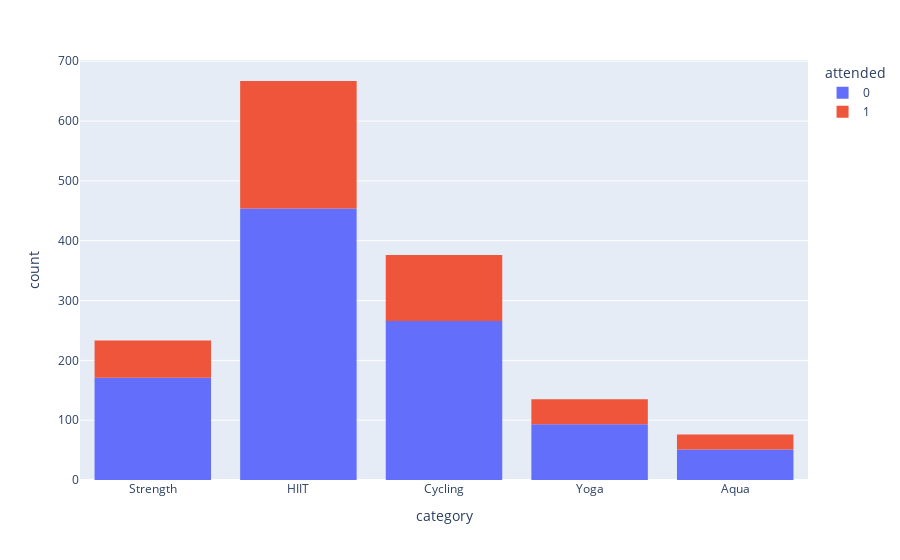

Write notebook code for a chart like this one.
### Code cell
px.histogram(data_frame=data, x=data.category, color=data.attended)

### Figure 1 — Plotly figure (JSON) as saved in the notebook; plotly's stock layout.template omitted (floating-point values rounded to 4 significant figures; data arrays with more than 128 entries replaced by an {"elided": "..."} marker saying what was removed)
{"data": [{"alignmentgroup": "True", "bingroup": "x", "hovertemplate": "attended=0<br>category=%{x}<br>count=%{y}<extra></extra>", "legendgroup": "0", "marker": {"color": "#636efa", "pattern": {"shape": ""}}, "name": "0", "offsetgroup": "0", "orientation": "v", "showlegend": true, "type": "histogram", "x": {"elided": "1046 str values"}, "xaxis": "x", "yaxis": "y"}, {"alignmentgroup": "True", "bingroup": "x", "hovertemplate": "attended=1<br>category=%{x}<br>count=%{y}<extra></extra>", "legendgroup": "1", "marker": {"color": "#EF553B", "pattern": {"shape": ""}}, "name": "1", "offsetgroup": "1", "orientation": "v", "showlegend": true, "type": "histogram", "x": {"elided": "454 str values"}, "xaxis": "x", "yaxis": "y"}], "layout": {"barmode": "relative", "legend": {"title": {"text": "attended"}, "tracegroupgap": 0}, "margin": {"t": 60}, "xaxis": {"anchor": "y", "domain": [0, 1], "title": {"text": "category"}}, "yaxis": {"anchor": "x", "domain": [0, 1], "title": {"text": "count"}}}}
